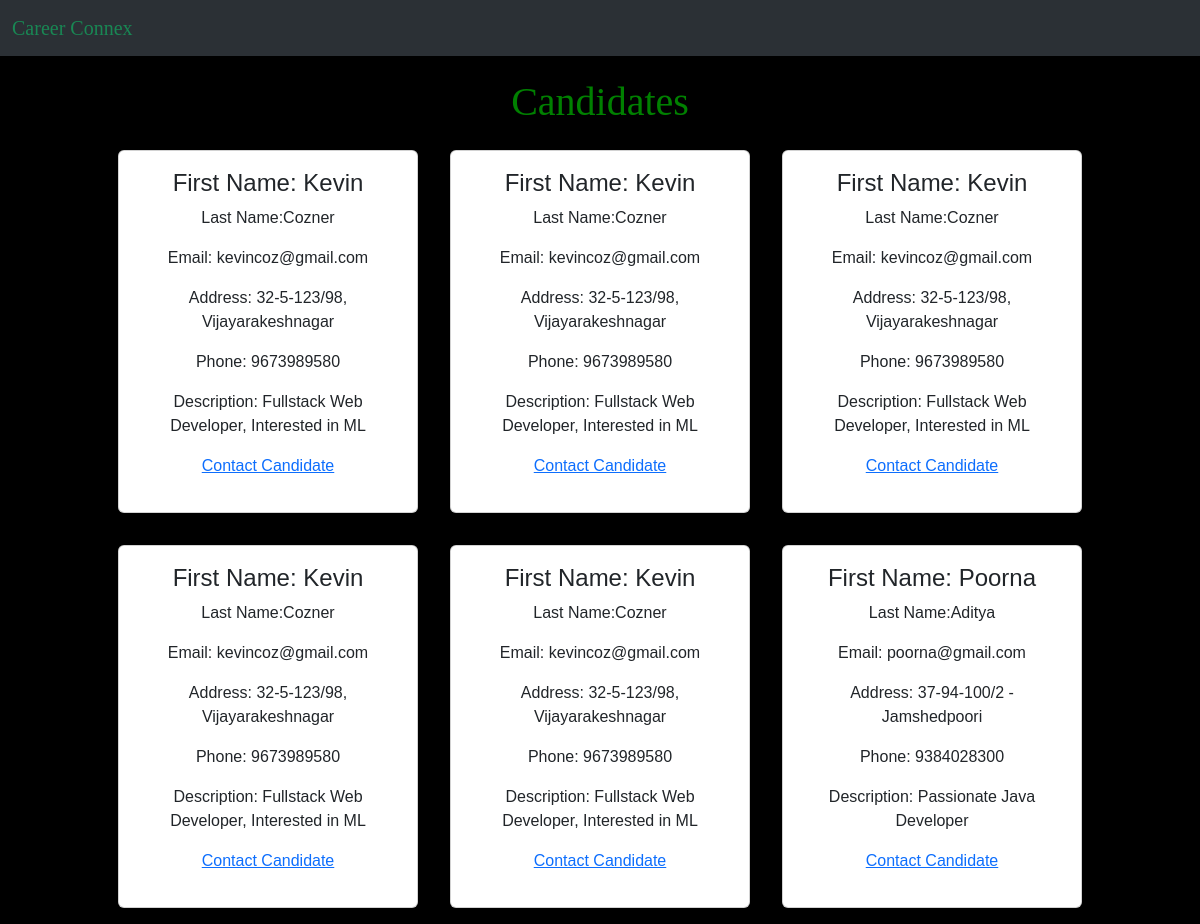
Screenshot of /candidateinfo with the database file from the repository.
### account/models.py (models this page shows)
class Candidate(models.Model):
    firstname = models.CharField(max_length=15)
    lastname = models.CharField(max_length=15)
    email = models.CharField(max_length=100)
    address = models.CharField(max_length=200)
    phone = models.IntegerField()
    desc =  models.TextField(max_length=600)

### account/views.py (the view)
# urls.py: path('candidateinfo',views.candidateinfo,name="cdinfo"),
def candidateinfo(request):
    allcands = Candidate.objects.all()
    context = {'candidates':allcands}
    return render(request,'candidateinfo.html',context)

### templates/candidateinfo.html (shortened to what this page needs)
<!DOCTYPE html>
<html lang="en">
<head>
   <link href="https://cdn.jsdelivr.net/npm/bootstrap@5.3.0-alpha1/dist/css/bootstrap.min.css" rel="stylesheet">
</head>
<body class="class1">
    <nav class="navbar bg-dark navbar navbar-expand-lg bg-dark bg-body-tertiary" data-bs-theme="dark">
        <div class="container-fluid">
          <a class="navbar-brand text-success" href="/">Career Connex</a>
      </nav>
    <h1 style="text-align: center; margin-top: 22px;">Candidates</h1>
    <div class="candidates">
        <div class="cons">
            {% for cand in candidates %}
          <div class="card" style="height: max-content;">
            <div class="container" style="text-align: center;" >
              <h4>First Name: {{cand.firstname}}</h4>
              <p>Last Name:{{cand.lastname}}</p>
              <p>Email: {{cand.email}}</p>
              <p>Address: {{cand.address}}</p>
              <p>Phone: {{cand.phone}}</p>
              <p>Description: {{cand.desc}}</p>
              <p><a href="mailto:{{cand.email}}">Contact Candidate</a></p>
            </div>
          </div>
          {% endfor %}
        </div>
    </div>
</body>
</html>

### templates/candidateinfo.html (style rules this page uses)
.class1 { font-family: 'Orbitron'; background-color: black; color: green; }
.cons { font-family: Arial, sans-serif; display: flex; flex-wrap: wrap; justify-content: center; align-items: center; }
.card { width: 300px; height: 200px; background-color: white; border-radius: 8px; box-shadow: 0px 0px 8px rgba(0, 0, 0, 0.1); margin: 16px; display: flex; flex-direction: column; justify-content: space-between; padding: 16px; }
.card { box-shadow: 0 4px 8px 0 rgba(0,0,0,0.2); transition: 0.3s; }
.container { padding: 2px 16px; }
.card { box-shadow: 0 4px 8px 0 rgba(0,0,0,0.2); transition: 0.3s; border-radius: 5px; }
body { background-color: black; }

### rows the page displays
Candidate: firstname "Kevin", lastname "Cozner", email "kevincoz@gmail.com", address "32-5-123/98, Vijayarakeshnagar", phone "9673989580", desc "Fullstack Web Developer, Interested in ML"
Candidate: firstname "Kevin", lastname "Cozner", email "kevincoz@gmail.com", address "32-5-123/98, Vijayarakeshnagar", phone "9673989580", desc "Fullstack Web Developer, Interested in ML"
Candidate: firstname "Kevin", lastname "Cozner", email "kevincoz@gmail.com", address "32-5-123/98, Vijayarakeshnagar", phone "9673989580", desc "Fullstack Web Developer, Interested in ML"
Candidate: firstname "Kevin", lastname "Cozner", email "kevincoz@gmail.com", address "32-5-123/98, Vijayarakeshnagar", phone "9673989580", desc "Fullstack Web Developer, Interested in ML"
Candidate: firstname "Kevin", lastname "Cozner", email "kevincoz@gmail.com", address "32-5-123/98, Vijayarakeshnagar", phone "9673989580", desc "Fullstack Web Developer, Interested in ML"
Candidate: firstname "Poorna", lastname "Aditya", email "poorna@gmail.com", address "37-94-100/2 - Jamshedpoori", phone "9384028300", desc "Passionate Java Developer"
